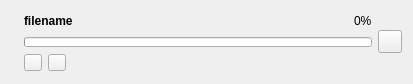
<?xml version="1.0" encoding="UTF-8"?>
<ui version="4.0">
 <class>DownloadWidget</class>
 <widget class="QWidget" name="DownloadWidget">
  <property name="geometry">
   <rect>
    <x>0</x>
    <y>0</y>
    <width>413</width>
    <height>72</height>
   </rect>
  </property>
  <property name="windowTitle">
   <string>Form</string>
  </property>
  <layout class="QHBoxLayout" name="horizontalLayout_3">
   <item>
    <widget class="QLabel" name="label">
     <property name="text">
      <string/>
     </property>
     <property name="pixmap">
      <pixmap resource="youtubeviewer.qrc">:/images/res/tool-animator.png</pixmap>
     </property>
     <property name="scaledContents">
      <bool>false</bool>
     </property>
    </widget>
   </item>
   <item>
    <layout class="QVBoxLayout" name="verticalLayout">
     <item>
      <layout class="QHBoxLayout" name="horizontalLayout">
       <item>
        <widget class="QLabel" name="nameLabel">
         <property name="font">
          <font>
           <weight>75</weight>
           <bold>true</bold>
          </font>
         </property>
         <property name="text">
          <string>filename</string>
         </property>
        </widget>
       </item>
       <item>
        <spacer name="horizontalSpacer">
         <property name="orientation">
          <enum>Qt::Horizontal</enum>
         </property>
         <property name="sizeHint" stdset="0">
          <size>
           <width>40</width>
           <height>20</height>
          </size>
         </property>
        </spacer>
       </item>
       <item>
        <widget class="QLabel" name="percentsLabel">
         <property name="text">
          <string>0%</string>
         </property>
        </widget>
       </item>
      </layout>
     </item>
     <item>
      <widget class="QProgressBar" name="progressBar">
       <property name="maximumSize">
        <size>
         <width>16777215</width>
         <height>10</height>
        </size>
       </property>
       <property name="value">
        <number>0</number>
       </property>
       <property name="textVisible">
        <bool>false</bool>
       </property>
      </widget>
     </item>
     <item>
      <layout class="QHBoxLayout" name="horizontalLayout_2">
       <item>
        <widget class="QToolButton" name="terminateButton">
         <property name="text">
          <string/>
         </property>
         <property name="icon">
          <iconset resource="youtubeviewer.qrc">
           <normaloff>:/images/res/window-close.png</normaloff>:/images/res/window-close.png</iconset>
         </property>
         <property name="iconSize">
          <size>
           <width>10</width>
           <height>10</height>
          </size>
         </property>
        </widget>
       </item>
       <item>
        <widget class="QToolButton" name="errorButton">
         <property name="text">
          <string/>
         </property>
         <property name="icon">
          <iconset resource="youtubeviewer.qrc">
           <normaloff>:/images/res/emblem-important.png</normaloff>:/images/res/emblem-important.png</iconset>
         </property>
         <property name="iconSize">
          <size>
           <width>10</width>
           <height>10</height>
          </size>
         </property>
        </widget>
       </item>
       <item>
        <spacer name="horizontalSpacer_2">
         <property name="orientation">
          <enum>Qt::Horizontal</enum>
         </property>
         <property name="sizeHint" stdset="0">
          <size>
           <width>40</width>
           <height>20</height>
          </size>
         </property>
        </spacer>
       </item>
       <item>
        <widget class="QLabel" name="infoLabel">
         <property name="text">
          <string/>
         </property>
         <property name="alignment">
          <set>Qt::AlignRight|Qt::AlignTrailing|Qt::AlignVCenter</set>
         </property>
        </widget>
       </item>
      </layout>
     </item>
    </layout>
   </item>
   <item>
    <widget class="QToolButton" name="stopStartButton">
     <property name="text">
      <string/>
     </property>
     <property name="icon">
      <iconset resource="youtubeviewer.qrc">
       <normaloff>:/images/res/media-playback-stop.png</normaloff>:/images/res/media-playback-stop.png</iconset>
     </property>
    </widget>
   </item>
  </layout>
 </widget>
 <resources>
  <include location="youtubeviewer.qrc"/>
 </resources>
 <connections/>
</ui>
